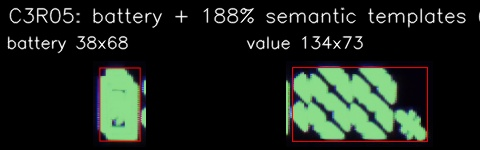
#> input picture models/brightness_panel/Video_20260610100027363/battery_188_semantic_parts_C3R05.jpg, 480 x 150 px
$ python -i marquee_inspection.py   (imports and definitions only)
#> lines starting #> are read from the running program, lines starting #| are printed output that depends on the picture; after the words box and inside, x2 and y2 are one past the last pixel; in counts of white or black regions, pixels touching at a corner belong together
#> further down, picture is the input picture: shape (150, 480, 3); mean B, G, R 27.6, 35.5, 27.7
from __future__ import annotations

import argparse
import csv
import json
import math
from dataclasses import dataclass
from datetime import datetime
from pathlib import Path
from typing import Any

import cv2
import numpy as np


DEFAULT_PANEL_SIZE = (420, 720)
DEFAULT_OUTPUT_DIR = Path("output") / "marquee_inspection"


@dataclass
class PanelTrack:
    bbox: tuple[int, int, int, int]
    confidence: float


@dataclass
class Slot:
    id: int
    x: float
    y: float
    w: float
    h: float
    threshold: float
    peak: float
    duty: float
    hits: int


# [14 lines left out: function jsonable, not called in this run]


def write_json(path: Path, payload: dict[str, Any]) -> None:
    path.parent.mkdir(parents=True, exist_ok=True)
    path.write_text(json.dumps(jsonable(payload), ensure_ascii=False, indent=2), encoding="utf-8")


# [37 lines left out: functions write_csv, open_video, read_video_frames, not called in this run]


def detect_panel_bbox(frame: np.ndarray) -> PanelTrack | None:
    height, width = frame.shape[:2]
#> height = 150; width = 480
    gray = cv2.cvtColor(frame, cv2.COLOR_BGR2GRAY)
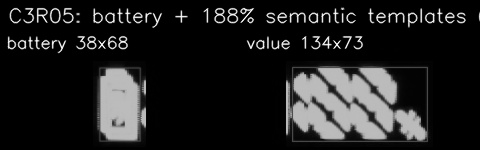
#> gray: shape (150, 480); min 0, max 255, mean 32.2
    blurred = cv2.GaussianBlur(gray, (7, 7), 0)
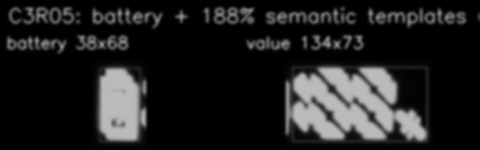
#> blurred: shape (150, 480); min 0, max 188, mean 32.2
    dark = (blurred < 92).astype(np.uint8) * 255
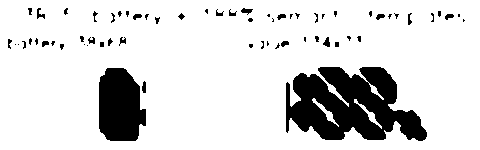
#> dark: shape (150, 480); 85.1% white; 64 black regions (38 under 20 px), largest, box (x1, y1, x2, y2) and area: (286, 67, 427, 141) 6720, (99, 68, 146, 141) 2801, (241, 8, 253, 15) 46
    dark = cv2.morphologyEx(dark, cv2.MORPH_CLOSE, np.ones((23, 23), np.uint8))
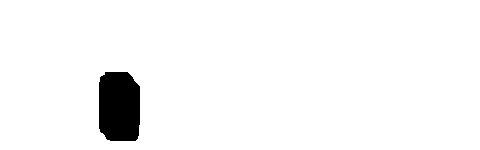
#> dark: shape (150, 480); 96.4% white; 1 black region, box (x1, y1, x2, y2) and area: (99, 72, 140, 141) 2626
    dark = cv2.morphologyEx(dark, cv2.MORPH_OPEN, np.ones((9, 9), np.uint8))
    contours, _ = cv2.findContours(dark, cv2.RETR_EXTERNAL, cv2.CHAIN_APPROX_SIMPLE)
#> contours = [[[0, 0], [0, 149], [479, 149], [479, 0]]]

    best: tuple[float, tuple[int, int, int, int]] | None = None
    frame_area = float(width * height)
#> frame_area = 72000
    frame_cx = width * 0.5
#> frame_cx = 240
    frame_cy = height * 0.5
#> frame_cy = 75
    for contour in contours:
        x, y, w, h = cv2.boundingRect(contour)
        area = float(w * h)
        if area < frame_area * 0.04 or area > frame_area * 0.48:
            continue
        aspect = h / max(w, 1)
        if not 1.25 <= aspect <= 3.8:
            continue
        extent = cv2.contourArea(contour) / max(area, 1.0)
        cx = x + w * 0.5
        cy = y + h * 0.5
        centrality = 1.0 - min(1.0, math.hypot((cx - frame_cx) / width, (cy - frame_cy) / height) * 1.8)
        edge_penalty = 0.9 if x <= 4 or y <= 4 or x + w >= width - 4 or y + h >= height - 4 else 0.0
        score = area / frame_area + 0.45 * extent + 0.25 * centrality - edge_penalty
        if best is None or score > best[0]:
            best = (score, (x, y, w, h))
#> this loop made 1 pass
#> (contour, x, y, w, h, area) on pass 1: ([[0, 0], [0, 149], [479, 149], [479, 0]], 0, 0, 480, 150, 72000)
    if best is None:
        return None

    x, y, w, h = refine_panel_bbox(frame, best[1])
    pad_x = int(round(w * 0.015))
    pad_y = int(round(h * 0.015))
    x = max(0, x - pad_x)
    y = max(0, y - pad_y)
    w = min(width - x, w + pad_x * 2)
    h = min(height - y, h + pad_y * 2)
    return PanelTrack((x, y, w, h), float(best[0]))


# [772 lines left out: functions largest_true_run, refine_panel_bbox, median_panel_bbox, align_panel, frame_bboxes, inside_focus and 24 more, not called in this run]


# [2 lines not run here, left out]

>>> import cv2
>>> picture = cv2.imread('../models/brightness_panel/Video_20260610100027363/battery_188_semantic_parts_C3R05.jpg')
>>> result = detect_panel_bbox(picture)

$ run again, on models/brightness_panel/Video_20260610100027363/cell_template_review.jpg
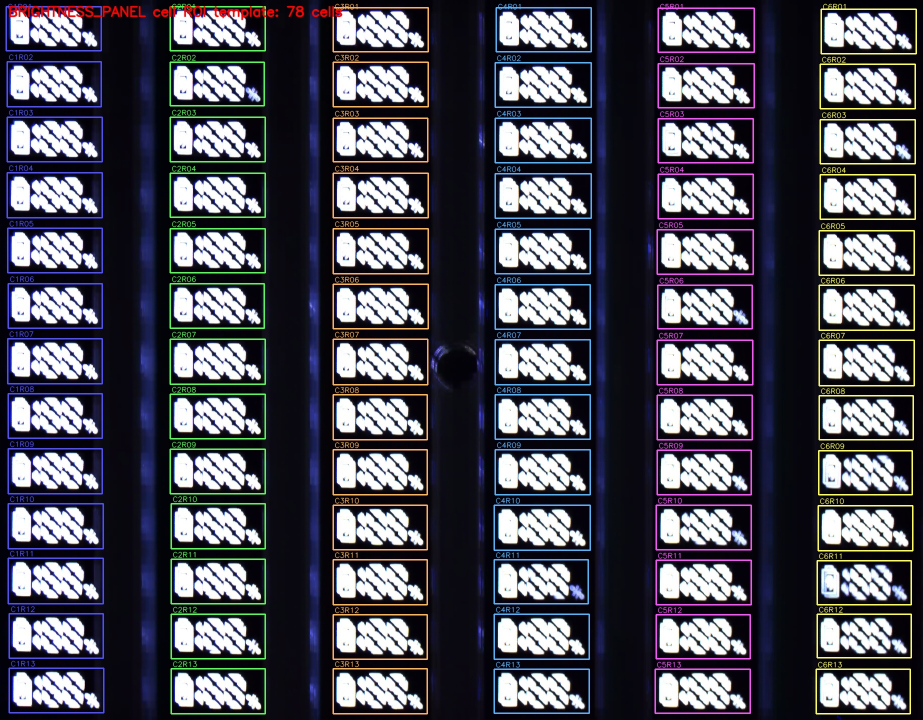
#> input picture models/brightness_panel/Video_20260610100027363/cell_template_review.jpg, 1846 x 1440 px (shown at 1/2 size)
#> picture is the input picture: shape (1440, 1846, 3); mean B, G, R 87, 76.9, 76.9
#> in detect_panel_bbox, `dark = (blurred < 92).astype(np.uint8) * 255`:
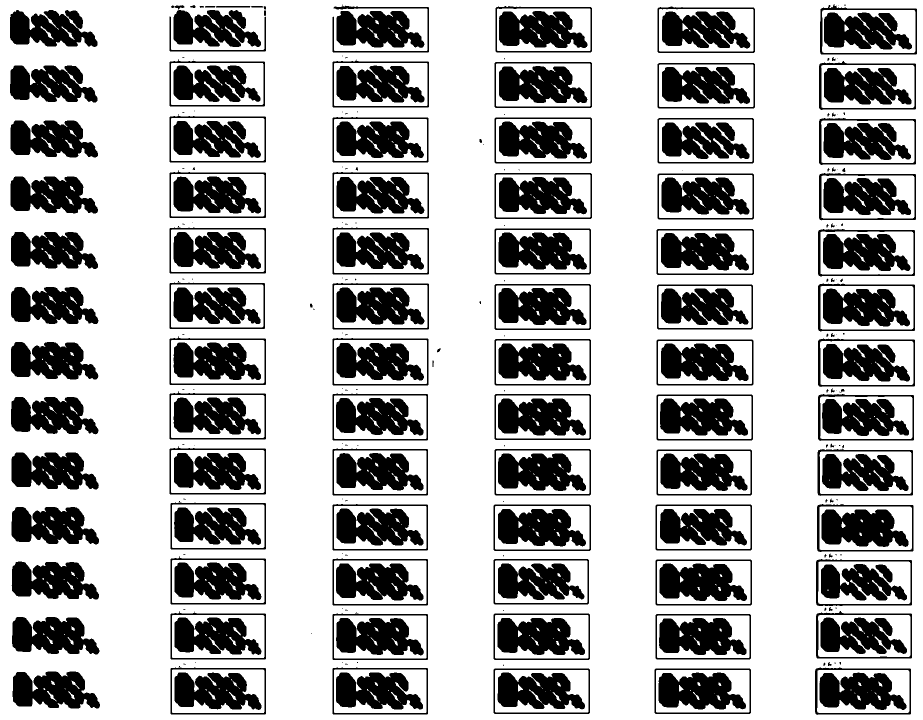
#> dark: shape (1440, 1846) (shown at 1/2 size); 68.5% white; 281 black regions (107 under 20 px), largest, box (x1, y1, x2, y2) and area: (1643, 1019, 1817, 1094) 9750, (1319, 1127, 1494, 1202) 9729, (997, 687, 1173, 761) 9725
#> in detect_panel_bbox, `dark = cv2.morphologyEx(dark, cv2.MORPH_OPEN, np.ones((9, 9), np.uint8))`:
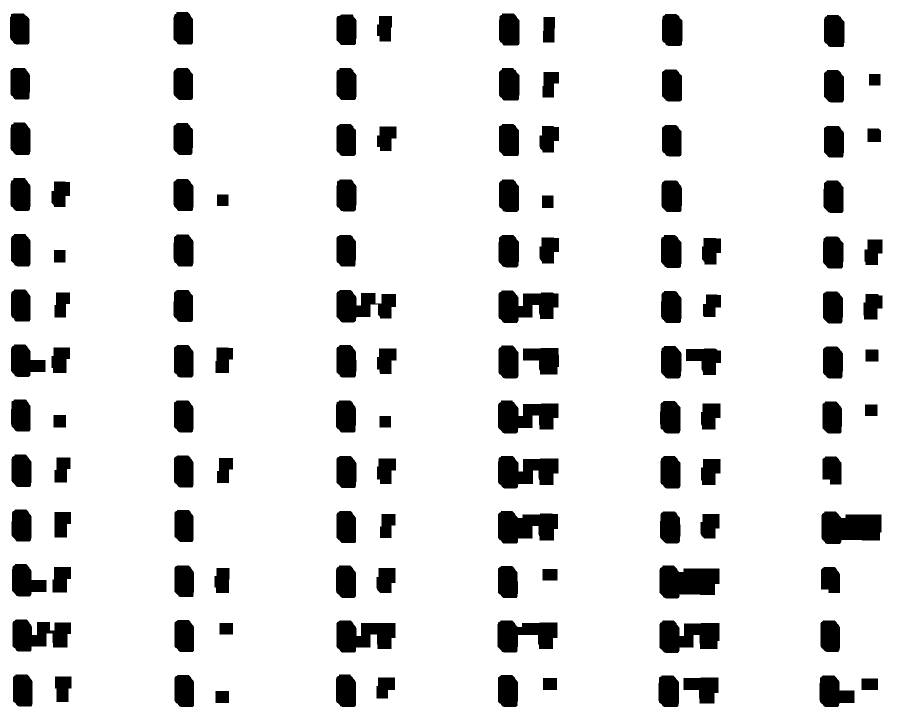
#> dark: shape (1440, 1846) (shown at 1/2 size); 89.4% white; 123 black regions, largest, box (x1, y1, x2, y2) and area: (1643, 1023, 1763, 1088) 6457, (1319, 1131, 1439, 1197) 6412, (996, 1022, 1116, 1087) 5928
#> contours = [[[0, 0], [0, 1439], [1845, 1439], [1845, 0]]]
#> the loop in detect_panel_bbox, `for contour in contours:` made 1 pass
#> (contour, x, y, w, h, area) on pass 1: ([[0, 0], [0, 1439], [1845, 1439], [1845, 0]], 0, 0, 1846, 1440, 2658240)
